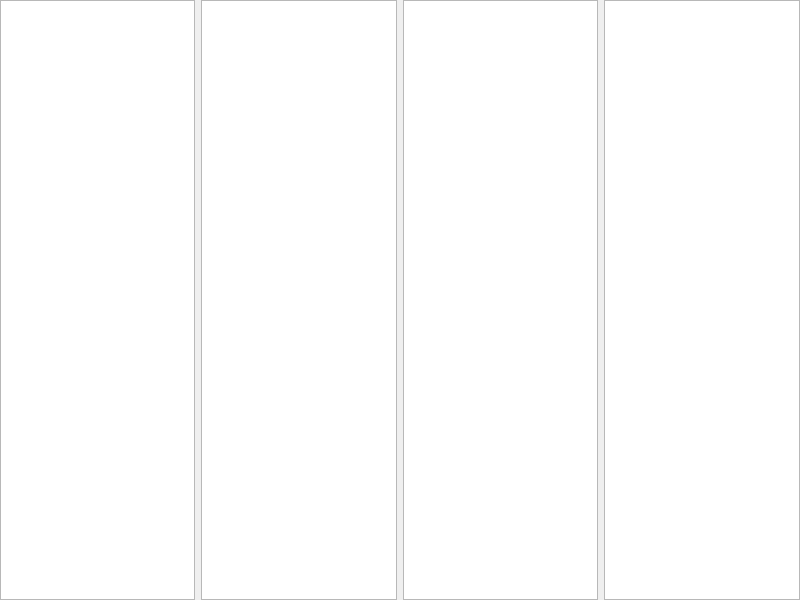
<?xml version="1.0" encoding="UTF-8"?>
<ui version="4.0">
 <class>frmNavListView</class>
 <widget class="QWidget" name="frmNavListView">
  <property name="geometry">
   <rect>
    <x>0</x>
    <y>0</y>
    <width>800</width>
    <height>600</height>
   </rect>
  </property>
  <property name="windowTitle">
   <string>Form</string>
  </property>
  <layout class="QGridLayout" name="gridLayout">
   <property name="leftMargin">
    <number>0</number>
   </property>
   <property name="topMargin">
    <number>0</number>
   </property>
   <property name="rightMargin">
    <number>0</number>
   </property>
   <property name="bottomMargin">
    <number>0</number>
   </property>
   <item row="0" column="0">
    <widget class="NavListView" name="navListView1"/>
   </item>
   <item row="0" column="3">
    <widget class="NavListView" name="navListView4"/>
   </item>
   <item row="0" column="1">
    <widget class="NavListView" name="navListView2"/>
   </item>
   <item row="0" column="2">
    <widget class="NavListView" name="navListView3"/>
   </item>
  </layout>
 </widget>
 <customwidgets>
  <customwidget>
   <class>NavListView</class>
   <extends>QListView</extends>
   <header>navlistview.h</header>
  </customwidget>
 </customwidgets>
 <resources/>
 <connections/>
</ui>
